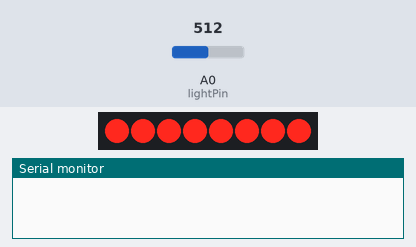
This sketch was run on a simulated Arduino Leonardo, built with avr-gcc and run on an emulated ATmega32U4. On the bench: 8 shift-register outputs drawn as a row of LEDs (first output left, lit = HIGH), the last lines printed to the serial monitor. Wiring (inferred from the names in the program): shift register (74HC595): data pin 12; shift clock pin 9; latch pin 11. Wiring (inferred from the signals the program sends): row of LEDs: on Q0, Q1, Q2, Q3, Q4, Q5, Q6, Q7. The test bench sets the inputs (shaded band); at power-on: A0 (lightPin) = 512.

Above: at 0.01 s.
1.9 s: A0 (lightPin) set to 0
At 2.9 s:
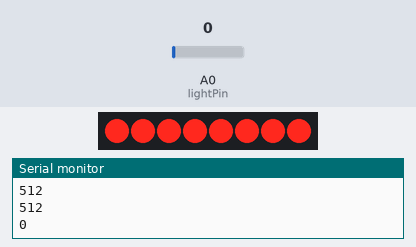
3.5 s: A0 (lightPin) set to 18
At 4.5 s:
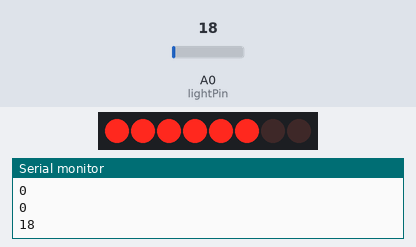
5.5 s: A0 (lightPin) set to 122
At 7.2 s:
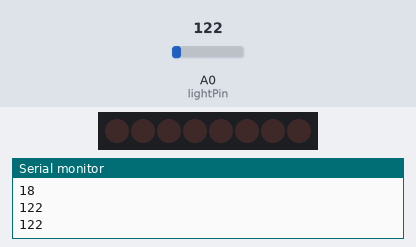
Timing chart, 0 to 8.7 s (numbered marks = the images above; inputs shaded):
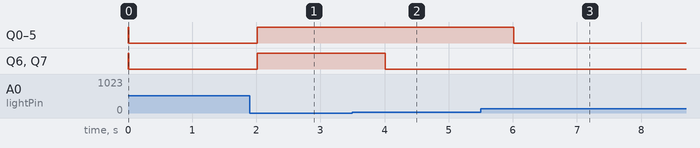

Measured:
- after the input at 1.9 s, Q0–7: LOW → HIGH after 0.11 s
- after the input at 3.5 s, Q6, Q7: HIGH → LOW after 0.51 s
- after the input at 5.5 s, Q0–5: HIGH → LOW after 0.51 s

The sketch:

Photocell.ino
```cpp
int lightPin = 0;
int latchPin = 11;
int clockPin = 9;
int dataPin = 12;

int leds = 0;

void setup()
{
  pinMode(latchPin, OUTPUT);
  pinMode(dataPin, OUTPUT);
  pinMode(clockPin, OUTPUT);

  Serial.begin(19200);
  while (! Serial); // Wait untilSerial is ready - Leonardo
  Serial.println("Serial Port ready");
}
void updateShiftRegister()
{
   digitalWrite(latchPin, LOW);
   shiftOut(dataPin, clockPin, LSBFIRST, leds);
   digitalWrite(latchPin, HIGH);
}
void loop()
{
  int reading  = analogRead(lightPin);
  int numLEDSLit = reading /8 ;  //1023 / 9 / 2
  Serial.println(reading);
  if (numLEDSLit > 8) numLEDSLit = 8;
  leds = 0;   // no LEDs lit to start
  for (int i = 0; i < numLEDSLit; i++)
  {
    leds = leds + (1 << i);  // sets the i'th bit
  }
  updateShiftRegister();
  delay(1000);
}
```

photocell.c
```cpp
int lightPin = 0;
int latchPin = 11;
int clockPin = 9;
int dataPin = 12;

int leds = 0;

void setup()
{
  pinMode(latchPin, OUTPUT);
  pinMode(dataPin, OUTPUT);
  pinMode(clockPin, OUTPUT);

  Serial.begin(19200);
  while (! Serial); // Wait untilSerial is ready - Leonardo
  Serial.println("Serial Port ready");
}
void updateShiftRegister()
{
   digitalWrite(latchPin, LOW);
   shiftOut(dataPin, clockPin, LSBFIRST, leds);
   digitalWrite(latchPin, HIGH);
}
void loop()
{
  int reading  = analogRead(lightPin);
  int numLEDSLit = reading /8 ;  //1023 / 9 / 2
  Serial.println(reading);
  if (numLEDSLit > 8) numLEDSLit = 8;
  leds = 0;   // no LEDs lit to start
  for (int i = 0; i < numLEDSLit; i++)
  {
    leds = leds + (1 << i);  // sets the i'th bit
  }
  updateShiftRegister();
  delay(1000);
}
```
